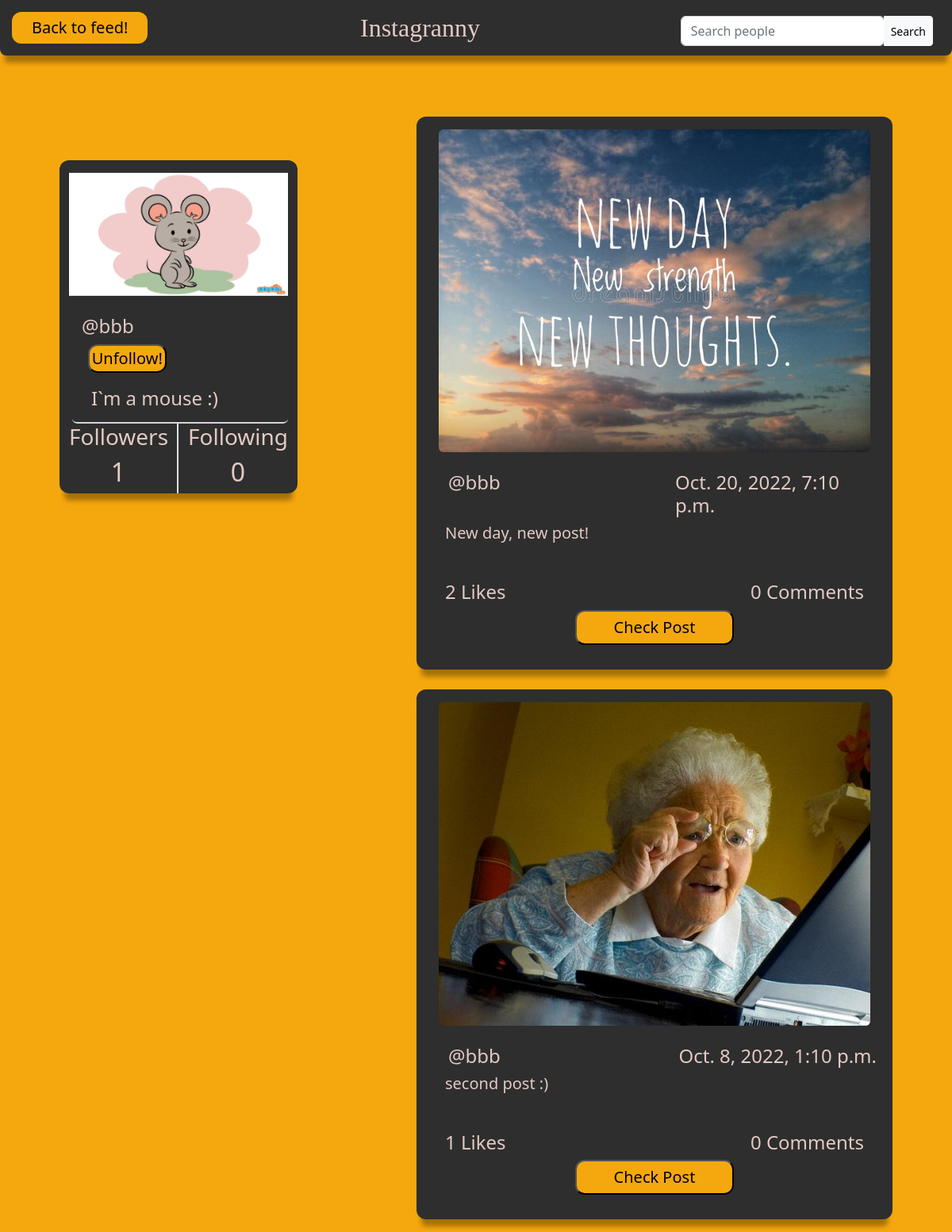
The app's page /2/profile/ (signed in) with its own data.
### core/models.py (models this page shows, shortened)
class Profile(models.Model):
    user = models.OneToOneField(User, on_delete=models.CASCADE, related_name="profile")
    bio = models.TextField(100)
    profileimg = ResizedImageField(size=[360,360] ,blank=True, default="default.profilepic.jpg", upload_to="profile_photos")
    followers = models.ManyToManyField(User, blank=True, related_name = "followers")

class Post(models.Model):
    creator = models.ForeignKey(User, on_delete=models.CASCADE, related_name = "creator")
    photo = models.ImageField(blank = True, null=True, upload_to="post_photos")
    description = models.TextField()
    created_at = models.DateTimeField(default=timezone.now)
    likes = models.ManyToManyField(User, related_name = "posts")

### core/views.py (the view)
# urls.py: path("<int:pk>/profile/", ProfileView.as_view(), name= "profile"),
class ProfileView(LoginRequiredMixin, View):
    def get(self, request, pk, *args, **kwargs):
        profile = Profile.objects.get(pk=pk)
        user = profile.user
        username = user.username
        posts = Post.objects.filter(creator=user).order_by("-created_at")
        followers = profile.followers.all()          #for the follow/unfollow button
        followed = False
        for follower in followers:
            if follower == request.user:
                followed = True
            else:
                followed = False
        all_profiles = Profile.objects.all()
        following = all_profiles.filter(followers = profile.user)
        following_count = len(following)
        context = {
            "user":user,
            "username":username,
            "profile":profile,
            "posts": posts,
            "followed":followed,
            "following_count": following_count
           }
        return render (request, "profile.html", context)

### templates/profile.html (shortened to what this page needs)
{%load static %}
    <!DOCTYPE html>
<html style="font-size: 16px;" lang="en"><head>
    <link rel="stylesheet" href= "{% static "css/profile.css" %}" media="screen">
    <link href="https://cdn.jsdelivr.net/npm/bootstrap@5.2.2/dist/css/bootstrap.min.css" rel="stylesheet">
    <body class="page">
        <nav class="sticky-top">
            <a class="nav_profile" style="color:black; text-decoration:none;"  href="/feed">Back to feed!</a>
            <div class="nav_title" style="font-family:Lobster Two; color:rgb(227, 202, 195);">Instagranny</div>
            <form method="GET" action="{%url "people_search" %}">
                <div class="input-group mt-2 me-4">
                    <div class="form-outline">
                        <input type="search" id="form1" class="form-control" placeholder="Search people" name="query" value="{{request.GET.query}}" />
                    </div>
                    <button type="submit" class="btn btn-light btn-sm">Search</button>
                </div>
            </form>
        </nav>
        <div class="row mt-1 gx-0 sticky-xl-top" style="top:13%">
        </div>
        <div class="row gx-0">
            <div class="col-lg-3 col-md-8 col-sm-10 mb-4 container sticky-xl-top " style="top: 13%">
                <div class="row mt-3 img">
                    <img class="img-fluid" src="{{user.profile.profileimg.url}}">
                </div>
                <div >
                    <div class="col-4 mt-4 ms-3 ">
                        <h4 style="color:rgb(227, 202, 195)">@{{user.username}} </h4>
                    </div>
                    {% if request.user.username != user.username %}
                    <div class="col-4 mt-1 ms-4 ">
                        <form method="POST" action="{%url "add_follower" profile.pk%}">
                        {% if followed == False%}
                        <button class="comm_button float-start" type="submit">Follow!</button>
                        {% else %}
                        <button class="comm_button float-start" type="submit">Unfollow!</button>
                        {%endif%}
                        </form>
                    </div>
                    {%endif%}
                </div>
                <div class="mt-3 pb-2 ps-4 ms-1 border-2 border-bottom rounded">
                    <h4 style="color:rgb(227, 202, 195)"> {{user.profile.bio}} </h4>
                </div>
                <div class="row">
                    <div class="col-6 border-2 border-end">
                        <h3 class="text-center" style="color:rgb(227, 202, 195)">Followers</h3>
                        <h2 class="text-center" style="color:rgb(227, 202, 195)">{{profile.followers.all.count}}</h2>
                    </div>
                    <div class="col-6">
                        <h3 class="text-center" style="color:rgb(227, 202, 195)">Following</h3>
                        <h2 class="text-center" style="color:rgb(227, 202, 195)">{{following_count}}</h2>
                    </div>
                </div>
            </div>
            <div class="col-lg-6 col-md-8 col-sm-10 me-auto ms-auto">
                {%for post in posts%}
                <div class="container mb-3 align-self-center">
                    {%if post.photo%}
                    <img class="m-3 rounded-2" src="{{post.photo.url}}"/>
                    {%endif%}
                    <div class="row ms-3 mt-2">
                        <div class="col">
                            <h4 style="color:rgb(227, 202, 195)">@{{post.creator}}</h4>
                        </div>
                        <div class="col">
                            <h4 class = "float-end me-2" style="color:rgb(227, 202, 195)">{{post.created_at}}</h4>
                        </div>
                    </div>
                    <p class="h5 ms-4 me-4 mb-5" style="color:rgb(227, 202, 195)">{{post.description}}</p>
                    <div class="row">
                            <div class="col">
                                <h4 class="ms-4" style="color:rgb(227, 202, 195)">{{post.likes.all.count}} Likes</h4>
                            </div>
                            <div class="col">
                                <h4 class="float-end me-4" style="color:rgb(227, 202, 195)">{{post.comments.all.count}} Comments</h4>
                            </div>
                    </div>
                    <div class="row mb-3 justify-content-center">
                            <button  class="nav_profile col-lg-4 col-md-6 col-sm-8 col-xs-10 " ><a href="{% url "post_detail" post.pk %}" style="text-decoration:none; color:black">Check Post</a> </button>
                    </div>
                </div>
                {% endfor %}
            </div>
        </div>
    </body>
</html>

### static/css/profile.css (style rules this page uses)
body.page { background-color: rgb(245, 168, 14); }
nav { display: flex; justify-content: space-between; align-items: center; position:sticky; background-color: rgb(46, 46, 46); border-bottom-left-radius: 8px; border-bottom-right-radius: 8px; box-shadow: 0 15px 6px -6px rgb(166, 113, 8); }
.nav_profile { font-size: 20px; padding: 5px 25px; background-color:rgb(245, 168, 14); border-radius:12px; margin: 15px; }
.nav_title { font-size:xx-large; color: rgb(38, 38, 38); }
.comm_button { font-size: 20px; padding: 1% 3%; background-color:rgb(245, 168, 14); border-radius:12px; float:right; margin-bottom: 2%; }
.container { display: flex; flex-direction: column; height:fit-content; background-color: rgb(46, 46, 46); margin:25px; border-radius: 12px; width: 30%; justify-content:center; box-shadow: 0 15px 6px -6px rgb(166, 113, 8); }

### records on screen
Profile: followers.all.count "1"
Post: photo (picture), creator "bbb", created_at "Oct. 20, 2022, 7:10 p.m.", description "New day, new post!", likes.all.count "2", comments.all.count "0"
Post: photo (picture), creator "bbb", created_at "Oct. 8, 2022, 1:10 p.m.", description "second post :)", likes.all.count "1", comments.all.count "0"

### other values on screen
{{ user.username }} "bbb"
{{ user.profile.bio }} "I`m a mouse :)"
{{ following_count }} "0"
